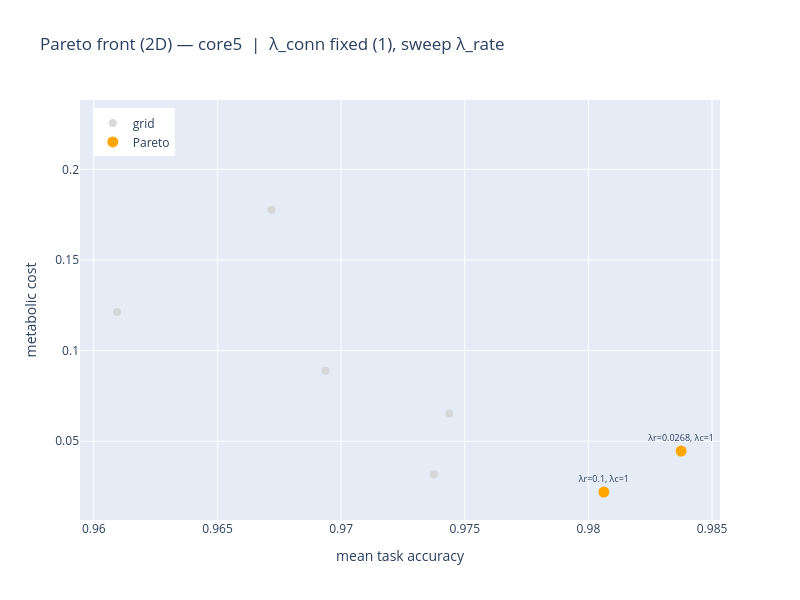

Here is the notebook cell this chart was saved with:
### Code cell
import plotly.graph_objects as go

pareto = df["is_pareto"].astype(bool)

def hover_text(sub):
    return [
        f"λ_rate={r.lambda_rate:.4g}<br>"
        f"λ_conn={r.lambda_connectivity:.4g}<br>"
        f"acc={r.mean_acc:.3f}  min={getattr(r, 'min_task_acc', float('nan')):.3f}<br>"
        f"task={r.task_loss:.4f}<br>"
        f"meta={r.metabolic_cost:.4f}<br>"
        f"wire={r.wiring_cost:.4f}"
        for r in sub.itertuples()
    ]

grid = df.loc[~pareto]
front = df.loc[pareto]
battery = meta.get("task_battery", "")

if len(pareto_objectives) == 2:
    xcol, ycol = pareto_objectives
    if sweep_mode == "connectivity":
        sweep_label = (
            f"λ_rate fixed ({df['lambda_rate'].iloc[0]:.4g}), sweep λ_conn"
        )
    else:
        sweep_label = (
            f"λ_conn fixed ({df['lambda_connectivity'].iloc[0]:.4g}), sweep λ_rate"
        )
    fig = go.Figure()
    fig.add_trace(
        go.Scatter(
            x=grid[xcol],
            y=grid[ycol],
            mode="markers",
            name="grid",
            marker=dict(size=8, color="lightgray", opacity=0.85),
            text=hover_text(grid),
            hoverinfo="text",
        )
    )
    fig.add_trace(
        go.Scatter(
            x=front[xcol],
            y=front[ycol],
            mode="markers+text",
            name="Pareto",
            marker=dict(size=11, color="orange"),
            text=[
                f"λr={r.lambda_rate:.3g}, λc={r.lambda_connectivity:.3g}"
                for r in front.itertuples()
            ],
            textposition="top center",
            textfont=dict(size=9),
            hovertext=hover_text(front),
            hoverinfo="text",
        )
    )
    fig.update_layout(
        title=f"Pareto front (2D) — {battery}  |  {sweep_label}",
        xaxis_title=OBJECTIVE_LABELS[xcol],
        yaxis_title=OBJECTIVE_LABELS[ycol],
        width=800,
        height=600,
        legend=dict(x=0.02, y=0.98),
    )
else:
    x3, y3, z3 = pareto_objectives
    fig = go.Figure()
    fig.add_trace(
        go.Scatter3d(
            x=grid[x3],
            y=grid[y3],
            z=grid[z3],
            mode="markers",
            name="grid",
            marker=dict(size=5, color="lightgray", opacity=0.85),
            text=hover_text(grid),
            hoverinfo="text",
        )
    )
    fig.add_trace(
        go.Scatter3d(
            x=front[x3],
            y=front[y3],
            z=front[z3],
            mode="markers+text",
            name="Pareto",
            marker=dict(size=8, color="orange"),
            text=[f"({r.lambda_rate:.3g}, {r.lambda_connectivity:.3g})" for r in front.itertuples()],
            textposition="top center",
            textfont=dict(size=10),
            hovertext=hover_text(front),
            hoverinfo="text",
        )
    )
    fig.update_layout(
        title=f"Pareto front (3D) — {battery} ({len(df)} runs)",
        scene=dict(
            xaxis_title=OBJECTIVE_LABELS[x3],
            yaxis_title=OBJECTIVE_LABELS[y3],
            zaxis_title=OBJECTIVE_LABELS[z3],
            aspectmode="cube",
        ),
        width=900,
        height=700,
        legend=dict(x=0.02, y=0.98),
    )

fig.show()

### Figure 1 — Plotly figure (JSON) as saved in the notebook; plotly's stock layout.template omitted (floating-point values rounded to 4 significant figures)
{"data": [{"hoverinfo": "text", "marker": {"color": "lightgray", "opacity": 0.85, "size": 8}, "mode": "markers", "name": "grid", "text": ["λ_rate=0.001<br>λ_conn=1<br>acc=0.963  min=0.919<br>task=0.0136<br>meta=0.2239<br>wire=0.0021", "λ_rate=0.001931<br>λ_conn=1<br>acc=0.967  min=0.941<br>task=0.0141<br>meta=0.1777<br>wire=0.0020", "λ_rate=0.003728<br>λ_conn=1<br>acc=0.961  min=0.925<br>task=0.0136<br>meta=0.1212<br>wire=0.0021", "λ_rate=0.007197<br>λ_conn=1<br>acc=0.969  min=0.934<br>task=0.0130<br>meta=0.0889<br>wire=0.0020", "λ_rate=0.01389<br>λ_conn=1<br>acc=0.974  min=0.944<br>task=0.0123<br>meta=0.0653<br>wire=0.0020", "λ_rate=0.05179<br>λ_conn=1<br>acc=0.974  min=0.941<br>task=0.0114<br>meta=0.0317<br>wire=0.0018"], "type": "scatter", "x": [0.9631, 0.9672, 0.9609, 0.9694, 0.9744, 0.9738], "y": [0.2239, 0.1777, 0.1212, 0.08889, 0.06528, 0.03173]}, {"hoverinfo": "text", "hovertext": ["λ_rate=0.02683<br>λ_conn=1<br>acc=0.984  min=0.948<br>task=0.0112<br>meta=0.0446<br>wire=0.0019", "λ_rate=0.1<br>λ_conn=1<br>acc=0.981  min=0.948<br>task=0.0112<br>meta=0.0219<br>wire=0.0018"], "marker": {"color": "orange", "size": 11}, "mode": "markers+text", "name": "Pareto", "text": ["λr=0.0268, λc=1", "λr=0.1, λc=1"], "textfont": {"size": 9}, "textposition": "top center", "type": "scatter", "x": [0.9838, 0.9806], "y": [0.04456, 0.02189]}], "layout": {"height": 600, "legend": {"x": 0.02, "y": 0.98}, "title": {"text": "Pareto front (2D) — core5  |  λ_conn fixed (1), sweep λ_rate"}, "width": 800, "xaxis": {"title": {"text": "mean task accuracy"}}, "yaxis": {"title": {"text": "metabolic cost"}}}}
